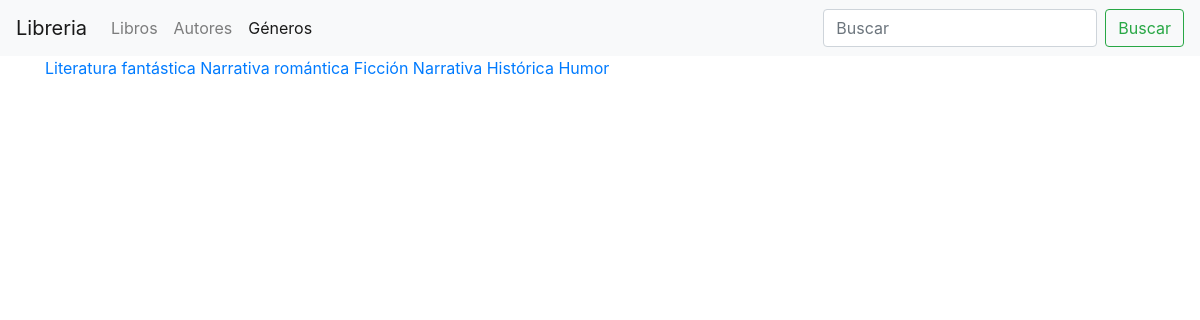
The page /libros/generos/ on the database its author committed.
### libreria/models.py (models this page shows, shortened)
class Genero(models.Model):
    name = models.CharField(
        "Género",
        max_length=100,
        help_text="Ingresa un género de libro (ej. Ciencia Ficción, Misterio)",
    )

### libreria/views.py (the view)
# urls.py: path("generos/", lista_generos, name="generos-list"),
def lista_generos(request):
    generos = Genero.objects.all()
    context = {"generos": generos}
    return render(request, "libreria/genero_list.html", context=context)

### libreria/templates/libreria/genero_list.html (shortened to what this page needs)
{% extends "base.html" %}
{% block content %}
    {% for genero in generos %}
        <a href="{% url 'libreria:genero-detail' pk=genero.pk %}">{{ genero.name }}</a>
    {% endfor %}
{% endblock content %}

### rows shown on the page
Genero: name "Literatura fantástica"
Genero: name "Narrativa romántica"
Genero: name "Ficción"
Genero: name "Narrativa"
Genero: name "Histórica"
Genero: name "Humor"
